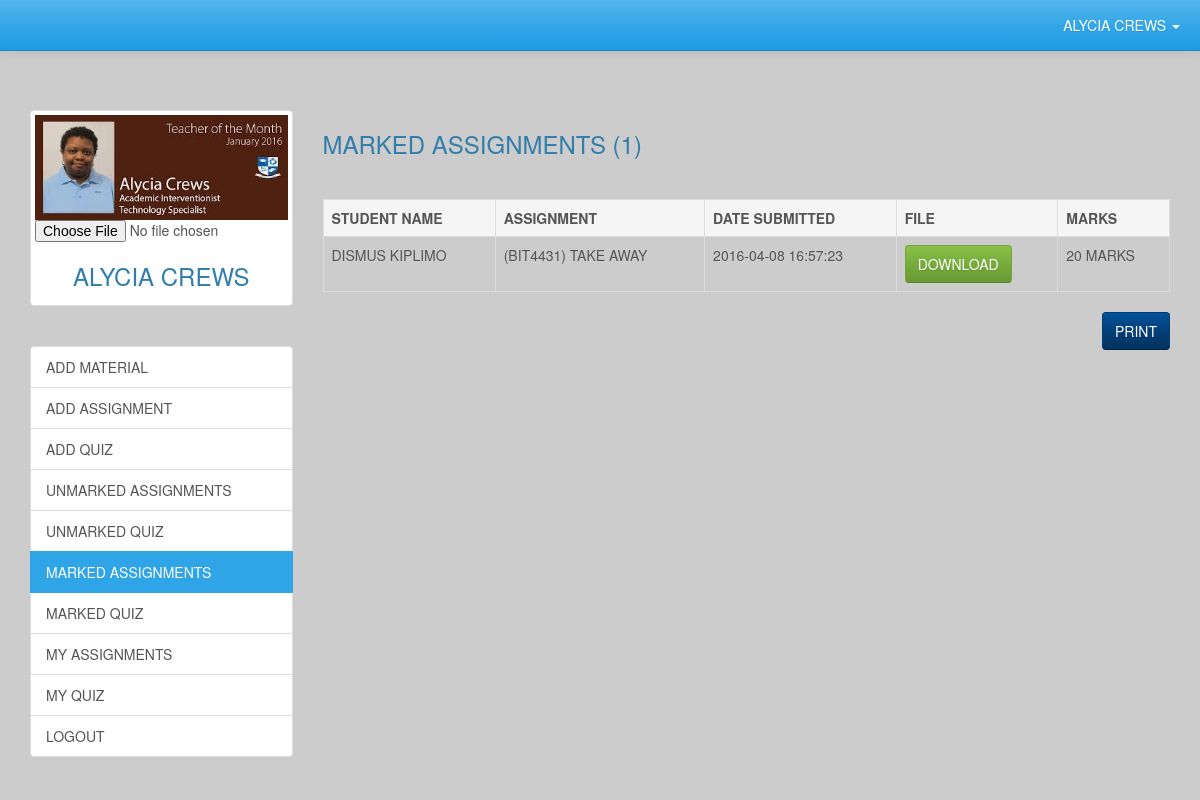
/markedAssignments.php (signed in), run on the app's committed database.
### tables this page shows
CREATE TABLE IF NOT EXISTS `submittedassignments` (
`id` int(11) NOT NULL,
  `studentId` int(11) NOT NULL,
  `courseId` int(11) NOT NULL,
  `teacherId` int(11) NOT NULL,
  `name` varchar(150) NOT NULL,
  `marks` int(11) NOT NULL,
  `status` enum('MARKED','UNMARKED') DEFAULT 'UNMARKED',
  `dateSubmitted` datetime NOT NULL DEFAULT CURRENT_TIMESTAMP,
  `fileUrl` varchar(150) NOT NULL
);

CREATE TABLE IF NOT EXISTS `students` (
`id` int(11) NOT NULL,
  `fname` varchar(50) NOT NULL,
  `lname` varchar(50) NOT NULL,
  `password` varchar(40) NOT NULL,
  `username` varchar(40) NOT NULL,
  `gender` enum('MALE','FEMALE') NOT NULL,
  `course` varchar(50) NOT NULL,
  `location` varchar(50) NOT NULL,
  `coursePeriod` int(11) NOT NULL,
  `dateRegistered` datetime NOT NULL DEFAULT CURRENT_TIMESTAMP,
  `image` varchar(150) NOT NULL
);

### markedAssignments.php (the view, shortened to what this page needs)
<?php
	$output = '';
	require_once 'includes/core.inc.php';
	require_once 'includes/teacherSession.inc.php';
	$query = "SELECT submittedAssignments.id, submittedAssignments.name, submittedAssignments.dateSubmitted, submittedAssignments.marks, submittedAssignments.fileUrl, students.fname, students.lname
	          FROM submittedAssignments
			  LEFT JOIN students
			  ON submittedAssignments.studentId = students.id
			  WHERE submittedAssignments.teacherId = ? AND submittedAssignments.status = 'MARKED' AND submittedAssignments.courseId = ?
			  ORDER by submittedAssignments.dateSubmitted DESC";
	$statement = $conn->prepare($query);
	$statement->bind_param('ss', $teacherDetails['id'], $teacherDetails['course']);
	$statement->execute();
	$statement->store_result();
	if($statement->num_rows){
		$statement->bind_result($assignmentId, $assignmentName, $dateSubmitted, $marks, $fileUrl, $fname, $lname);
		$output .= '<table class = "table table-bordered">
						<tr class = "active">
							<th>STUDENT NAME</th>
							<th>ASSIGNMENT</th>
							<th>DATE SUBMITTED</th>
							<th>FILE</th>
							<th>MARKS</th>
						</tr>';
		while($statement->fetch()){
			$output .= '<tr>
							<td>' . strtoupper($fname . ' ' . $lname) . '</td>
							<td>' . strtoupper($assignmentName) . '</td>
							<td>' . $dateSubmitted . '</td>
							<td><a href = "download.php?file=' . $fileUrl . '&name=<' . strtoupper($fname . ' ' . $lname . '> ' . $assignmentName) . ' ASSIGNMENT" class = "btn no-print btn-success">DOWNLOAD</a></td>
							<td>' . $marks . ' MARKS</td>
						</tr>';
		}
		$output .= '</table>';
		$output .= '<button type = "button" id = "print" class = "btn btn-info pull-right no-print">PRINT</button>';
	}else{
		$output = '<p>There are no marked assignments :(</p>';
	}
?>
<div class = "container">
	<div class = "row" style = "margin-top:60px;">
		<?php require_once 'includes/teacherSidebar.php';?>
		<div class = "col-lg-9">
			<h3>MARKED ASSIGNMENTS (<?php echo $statement->num_rows;?>)</h3>
			<p><?php echo $msg; ?>&nbsp;</p>
			<?php echo $output?>
		</div>
	</div>
</div>
<?php require_once 'includes/default_footer.inc.php';?>

### css/custom-styles.css (style rules this page uses)
body { padding-top:50px; background-color: #cccccc; }

### data on the page
submittedassignments: studentId.lname "DISMUS KIPLIMO", name "(BIT4431) TAKE AWAY", dateSubmitted "2016-04-08 16:57:23", marks "20"

### other printed values
$teacherDetails['fullName'] "ALYCIA CREWS"
$statement->num_rows "1"
